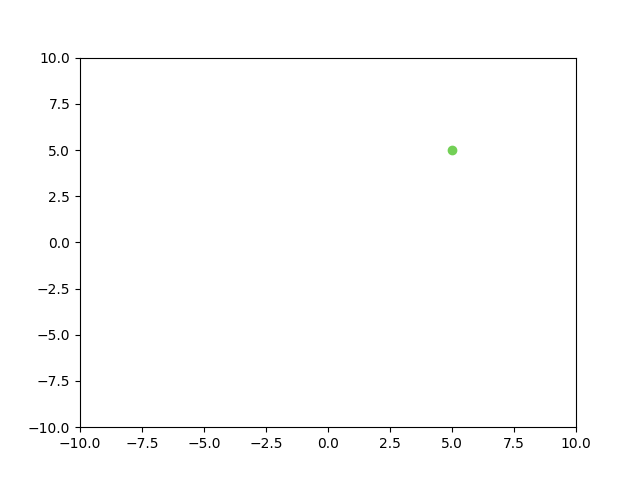

Recreate this plot in Python.
import matplotlib.pyplot as plt
import numpy as np

colors = np.random.uniform(15, 80, 10)

# plot
fig, ax = plt.subplots()

x1 = [5,]
y1 = [5,]
ax.scatter(x1, y1, c=colors[0], vmin=0, vmax=100, marker="o")

# ax.set(xlim=(-10, 10), xticks=np.arange(-10, 10),
#        ylim=(-10, 10), yticks=np.arange(-10, 10))
ax.set(xlim=(-10, 10),
       ylim=(-10, 10))

file_name = str(__file__)
file_name = file_name.split('/')[0]
file_name = file_name.replace('.py', '')

fig.savefig(f'{file_name}.png')
plt.show()
